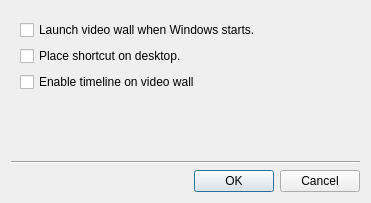
<?xml version="1.0" encoding="UTF-8"?>
<ui version="4.0">
 <class>QnVideowallSettingsDialog</class>
 <widget class="QDialog" name="QnVideowallSettingsDialog">
  <property name="geometry">
   <rect>
    <x>0</x>
    <y>0</y>
    <width>371</width>
    <height>203</height>
   </rect>
  </property>
  <property name="windowTitle">
   <string>Video Wall Settings</string>
  </property>
  <layout class="QVBoxLayout" name="verticalLayout_2">
   <item>
    <widget class="QWidget" name="widget" native="true">
     <layout class="QVBoxLayout" name="verticalLayout">
      <item>
       <widget class="QCheckBox" name="autoRunCheckBox">
        <property name="text">
         <string>Launch video wall when Windows starts.</string>
        </property>
       </widget>
      </item>
      <item>
       <widget class="QCheckBox" name="shortcutCheckbox">
        <property name="text">
         <string>Place shortcut on desktop.</string>
        </property>
       </widget>
      </item>
      <item>
       <widget class="QCheckBox" name="enableTimelineCheckBox">
        <property name="text">
         <string>Enable timeline on video wall</string>
        </property>
       </widget>
      </item>
     </layout>
    </widget>
   </item>
   <item>
    <spacer name="verticalSpacer">
     <property name="orientation">
      <enum>Qt::Vertical</enum>
     </property>
     <property name="sizeHint" stdset="0">
      <size>
       <width>20</width>
       <height>17</height>
      </size>
     </property>
    </spacer>
   </item>
   <item>
    <widget class="Line" name="line">
     <property name="orientation">
      <enum>Qt::Horizontal</enum>
     </property>
    </widget>
   </item>
   <item>
    <widget class="QDialogButtonBox" name="buttonBox">
     <property name="orientation">
      <enum>Qt::Horizontal</enum>
     </property>
     <property name="standardButtons">
      <set>QDialogButtonBox::Cancel|QDialogButtonBox::Ok</set>
     </property>
    </widget>
   </item>
  </layout>
 </widget>
 <resources/>
 <connections>
  <connection>
   <sender>buttonBox</sender>
   <signal>accepted()</signal>
   <receiver>QnVideowallSettingsDialog</receiver>
   <slot>accept()</slot>
   <hints>
    <hint type="sourcelabel">
     <x>248</x>
     <y>254</y>
    </hint>
    <hint type="destinationlabel">
     <x>157</x>
     <y>274</y>
    </hint>
   </hints>
  </connection>
  <connection>
   <sender>buttonBox</sender>
   <signal>rejected()</signal>
   <receiver>QnVideowallSettingsDialog</receiver>
   <slot>reject()</slot>
   <hints>
    <hint type="sourcelabel">
     <x>316</x>
     <y>260</y>
    </hint>
    <hint type="destinationlabel">
     <x>286</x>
     <y>274</y>
    </hint>
   </hints>
  </connection>
 </connections>
</ui>
